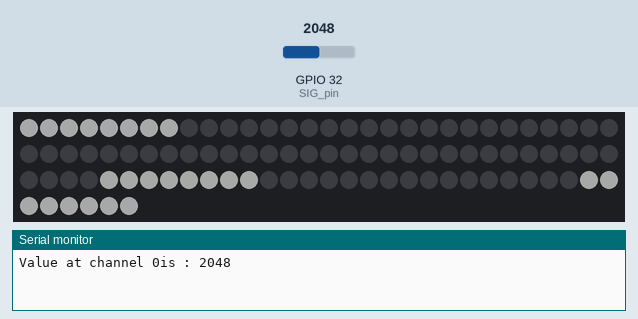
Recording of a sketch running on a simulated ESP32. On the bench: 96 RGB LEDs in strip order, left to right, continuing on the next row, the last lines printed to the serial monitor. Inputs (shaded band) come from the test bench; at power-on: GPIO 32 (SIG_pin) = 2048. Dim RGB values are drawn brighter than linear.

Above: at 1.2 s.
1.3 s: GPIO 32 (SIG_pin) set to 2962
2.8 s: GPIO 32 (SIG_pin) set to 3074
At 3.8 s:
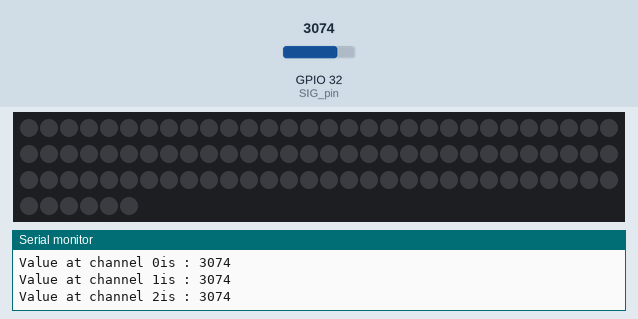
4.3 s: GPIO 32 (SIG_pin) set to 2866
At 4.7 s:
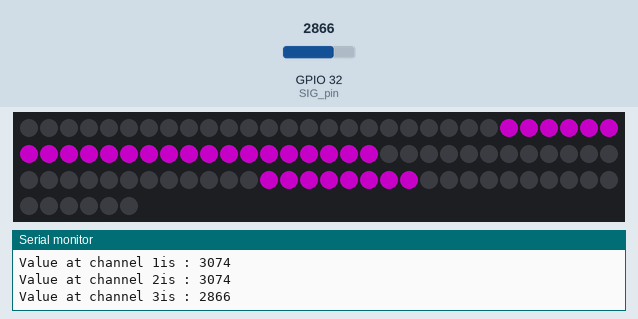
5.8 s: GPIO 32 (SIG_pin) set to 3603
At 6.1 s:
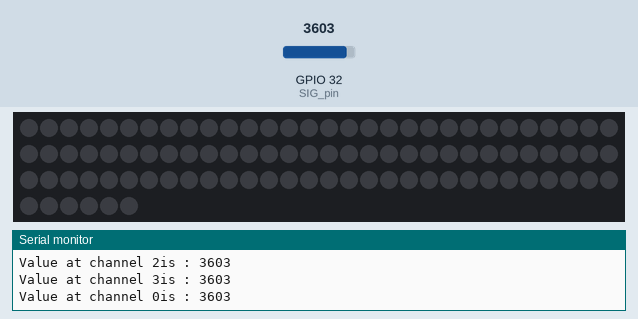
7.3 s: GPIO 32 (SIG_pin) set to 2460
At 8.2 s:
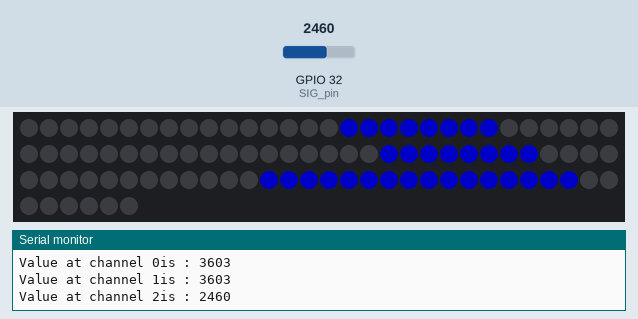
8.8 s: GPIO 32 (SIG_pin) set to 3840
At 9.6 s:
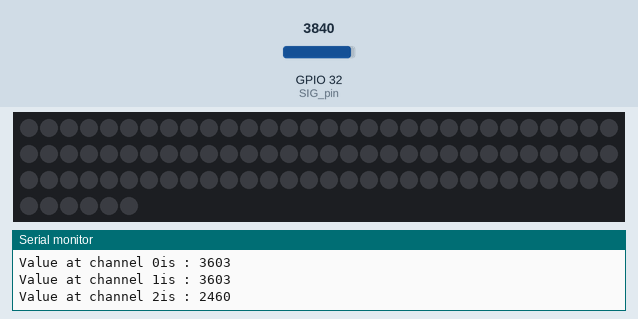
Timing chart, 0 to 11.3 s (numbered marks = the images above; inputs shaded):
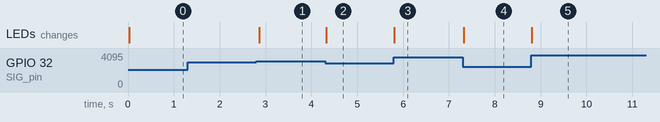

Measured:
- the behaviour switches between 3000 and 3001 on GPIO 32 (SIG_pin) (found by bisection; images 0 and 1)
- after the input at 1.3 s, every drawn part: stays the same
- after the input at 2.8 s, the LEDs: change after 0.07 s (image 1)
- after the input at 4.3 s, the LEDs: change at once (image 2)
- after the input at 5.8 s, the LEDs: change at once (image 3)
- after the input at 7.3 s, the LEDs: change at once (image 4)
- after the input at 8.8 s, the LEDs: change at once (image 5)

The sketch:

OwenTileTestV1.ino
```cpp
#include <FastLED.h>
//Mux control pins
int s0 = 25;
int s1 = 23;
int s2 = 22;
int s3 = 21;

//Mux in "SIG" pin
int SIG_pin = 32;

#define DATA_PIN    5
//#define CLK_PIN   4
#define LED_TYPE    WS2812B
#define COLOR_ORDER GRB
#define NUM_LEDS    96
CRGB leds[NUM_LEDS];

#define BRIGHTNESS          96
#define FRAMES_PER_SECOND  120


void setup(){
  pinMode(s0, OUTPUT);
  pinMode(s1, OUTPUT);
  pinMode(s2, OUTPUT);
  pinMode(s3, OUTPUT);

  digitalWrite(s0, LOW);
  digitalWrite(s1, LOW);
  digitalWrite(s2, LOW);
  digitalWrite(s3, LOW);

  Serial.begin(115200);

  // tell FastLED about the LED strip configuration
  FastLED.addLeds<LED_TYPE,DATA_PIN,COLOR_ORDER>(leds, NUM_LEDS).setCorrection(TypicalLEDStrip);
  //FastLED.addLeds<LED_TYPE,DATA_PIN,CLK_PIN,COLOR_ORDER>(leds, NUM_LEDS).setCorrection(TypicalLEDStrip);

  // set master brightness control
  FastLED.setBrightness(BRIGHTNESS);
}


void loop(){
  //Loop through and read all 16 values
  //Reports back Value at channel 6 is: 346
  //Current working version

    /*if (readMux(i)<=225){


    delay(5);
    if (i==0) {
      leds[0] = CRGB::Blue;
      }
    else if (i==1){
      leds[1] = CRGB(255,0,0);
      }
    else if (i==2) {
      leds[2] = CRGB(0,255,0);
      }
    else if (i==3){
      leds[3] = CRGB::Yellow;
      }

      FastLED.show();
    */
    for(int i = 0; i < 4; i ++){
      if (readMux(i)<=3800){
        delay(20);
    Serial.print("Value at channel ");
    Serial.print(i);
    Serial.print("is : ");
    Serial.println(readMux(i));
      }
      while (readMux(i)<=3000){


      if (i==0) {
     lightRow(1,115,115,115);
     lightRow(12,115,115,115);
     lightRow(9,115,115,115);
      }
      else if (i==1) {
     lightRow(2,0,255,255);
     lightRow(11,0,255,255);
     lightRow(8,0,255,255);
     lightRow(12,0,255,255);
      }
      else if (i==2) {
     lightRow(3,0,0,255);
     lightRow(7,0,0,255);
     lightRow(10,0,0,255);
     lightRow(11,0,0,255);
      }
      else if (i==3) {
     lightRow(4,255,0,255);
     lightRow(5,255,0,255);
     lightRow(6,255,0,255);
     lightRow(10,255,0,255);
      }
      }
      fill_solid(leds, NUM_LEDS,CRGB(0,0,0));

      }


      FastLED.show();


  }


int readMux(int channel){
  int controlPin[] = {s0, s1, s2, s3};

  int muxChannel[16][4]={
    {0,0,0,0}, //channel 0
    {1,0,0,0}, //channel 1
    {0,1,0,0}, //channel 2
    {1,1,0,0}, //channel 3
    {0,0,1,0}, //channel 4
    {1,0,1,0}, //channel 5
    {0,1,1,0}, //channel 6
    {1,1,1,0}, //channel 7
    {0,0,0,1}, //channel 8
    {1,0,0,1}, //channel 9
    {0,1,0,1}, //channel 10
    {1,1,0,1}, //channel 11
    {0,0,1,1}, //channel 12
    {1,0,1,1}, //channel 13
    {0,1,1,1}, //channel 14
    {1,1,1,1}  //channel 15
  };

  //loop through the 4 sig
  for(int i = 0; i < 4; i ++){
    digitalWrite(controlPin[i], muxChannel[channel][i]);
  }

  //read the value at the SIG pin
  int val = analogRead(SIG_pin);

  //return the value
  return val;
}

void pressureMeter (int sensorNum, int R, int G, int B) {
         if (readMux(sensorNum)<=150) {
      leds[0] = CRGB(255,0,0);
      leds[1] = CRGB(255,0,0);
      leds[2] = CRGB(255,0,0);
      leds[3] = CRGB(255,0,0);
      leds[4] = CRGB(255,0,0);
         }
        else if (readMux(sensorNum)<=450) {
      leds[0] = CRGB(0,255,0);
      leds[1] = CRGB(0,255,0);
      leds[2] = CRGB(0,255,0);
      leds[3] = CRGB(0,255,0);
      leds[4] = CRGB(0,255,0);
        }
        else if (readMux(sensorNum)<=500) {
      leds[0] = CRGB(R,G,B);
      leds[1] = CRGB(R,G,B);
      leds[2] = CRGB(R,G,B);
      leds[3] = CRGB(R,G,B);
        }
        else if (readMux(sensorNum)<=1000) {
      leds[0] = CRGB(R,G,B);
      leds[1] = CRGB(R,G,B);
      leds[2] = CRGB(R,G,B);
        }
        else if (readMux(sensorNum)<=2000) {
      leds[0] = CRGB(R,G,B);
      leds[1] = CRGB(R,G,B);
        }
        else if (readMux(sensorNum)<=3000) {
      leds[0] = CRGB(R,G,B);
        }
     if(readMux(sensorNum)>2500){
    leds[0] = CRGB::Black;
    leds[1] = CRGB::Black;
    leds[2] = CRGB::Black;
    leds[3] = CRGB::Black;
    leds[4] = CRGB::Black;

    FastLED.show();
    }

      }

  void lightRow (int rowNum, int R, int G, int B) {
for (int i=(rowNum*8)-8; i<=(rowNum*8)-1; i++){
  leds[i] = CRGB(R,G,B);
  }
  FastLED.show();
  }
```
